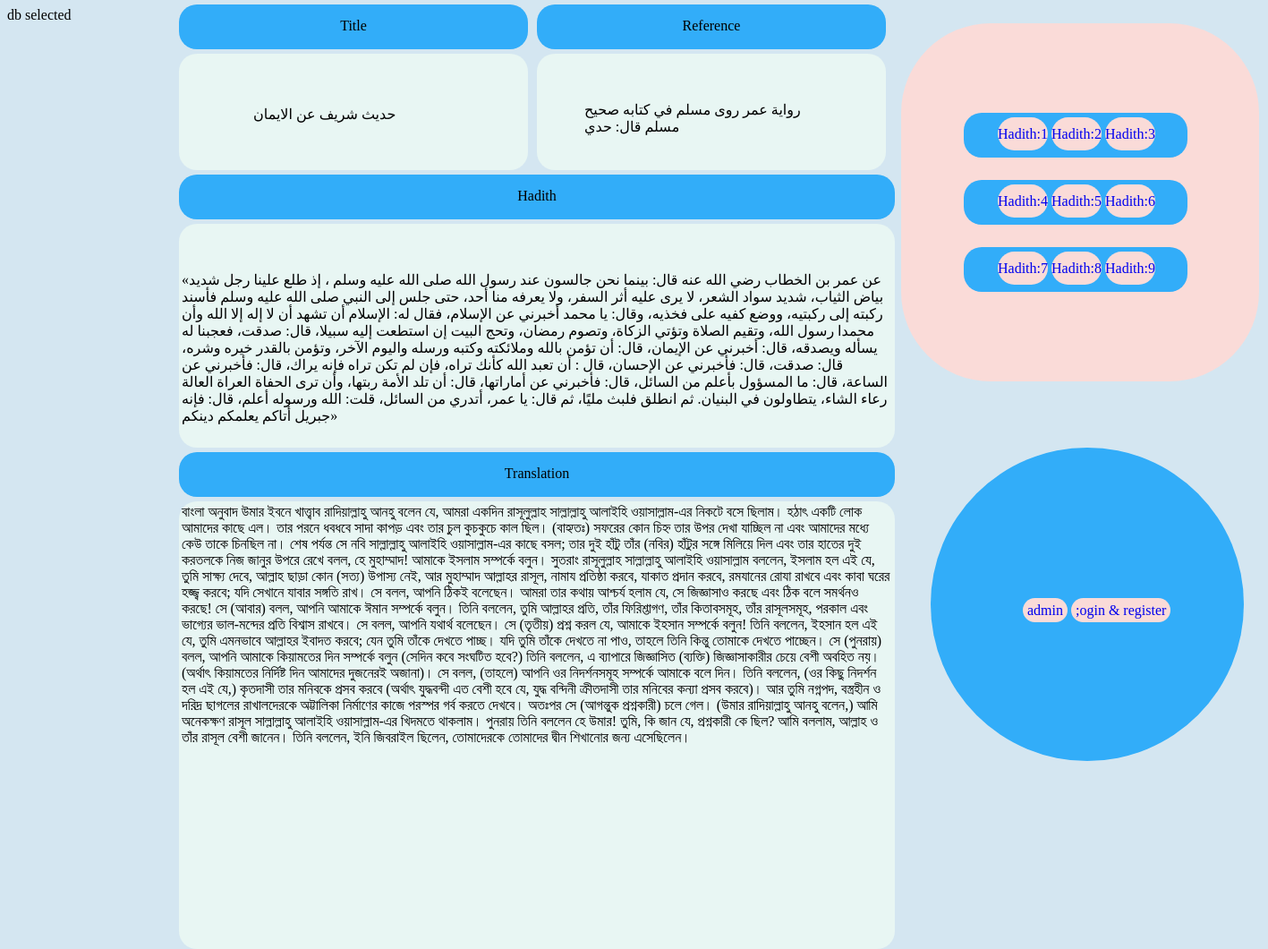
The page / on the database its author committed.
### tables this page shows
CREATE TABLE `tbl_hadith` (
  `id` int(2) NOT NULL,
  `title` varchar(50) NOT NULL,
  `hadith` varchar(5000) NOT NULL,
  `reference` varchar(50) NOT NULL,
  `translation` varchar(5000) NOT NULL
);

### db_con.php (called while the page is built, shortened)
<?php
$host_name='localhost';
$user_name='root';
$password='';
$db_name='hadith';
   $connection=mysqli_connect($host_name,$user_name,$password);
   if ($connection) {
   		$db_select=mysqli_select_db($connection,$db_name);
   }else{
   		die('database connection fail'.mysqli_error($connection));
   }
?>

### index.php (the view, shortened to what this page needs)
<?php
    function view_prayer_time(){
 		require'db_con.php';
 		$sql= 'SELECT * FROM tbl_hadith WHERE id = 3';
 		if (mysqli_query($connection,$sql)) {
 			$resource_id=mysqli_query($connection,$sql);
 			return $resource_id;
 		}else{
 			die('Query problem'.mysqli_error($connection));
 		}
 }
 $result=view_prayer_time();
 ?>
			<form action="" method="post">
<div class="photo">
	<table>
		<tr>
			<td>
								<div class="frame">
		<table>
			<tr>
				<td><a href="hadith_1.php" class="link"> Hadith:1</a></td>
				<td><a href="hadith_2.php" class="link"> Hadith:2</a></td>
				<td><a href="hadith_3.php" class="link"> Hadith:3</a></td>
			</tr>
		</table>
	</div>
<div class="frame2">
		<table>
			<tr>
				<td><a href="hadith_1.php" class="link2"> Hadith:4</a></td>
				<td><a href="hadith_2.php" class="link2"> Hadith:5</a></td>
				<td><a href="hadith_3.php" class="link2"> Hadith:6</a></td>
			</tr>
		</table>
	</div>
<div class="frame3">
		<table>
			<tr>
				<td><a href="hadith_1.php" class="link3"> Hadith:7</a></td>
				<td><a href="hadith_2.php" class="link3"> Hadith:8</a></td>
				<td><a href="hadith_3.php" class="link3"> Hadith:9</a></td>
			</tr>
		</table>
	</div>
			</td>
		</tr>
	</table>
</div>
<div class="lgn">
		<table>
			<tr>
				<td><a href="lgs.php" class="pnl" target="_blank"> admin</a></td>
				<td><a href="reg.php" class="pnl" target="_blank">;ogin & register</a></td>
			</tr>
		</table>
	</div>
		<div class="header3">
		</div>
			<div class="box_one">
				<table>
			<?php while ($view=mysqli_fetch_assoc($result)){?>
				<tr>
							<td><?php echo $view['title'];   ?></td>
			</tr>
		</table>
	</div>
	<div class="header2">
		</div>
	<div class="box_two">
		<table>
			<tr>
				<td><?php echo $view['hadith'];   ?></td>
			</tr>
		</table>
	</div>
	<div class="header1">
		</div>
	<div class="box_three">
		<table>
			<tr>
				<td><?php echo $view['reference']; ?></td>
			</tr>
		</table>
	</div>
		<div class="header">
		</div>
	<div class="box_four">
		<table>
			<tr>
				<td><?php echo $view['translation']; ?></td>
				<?php }?>
			</tr>
		</table>
	</div>
	</form>
  <!DOCTYPE html>
	<html>
		<head>
		<link rel="stylesheet" type="text/css" href="hdth.css">
		</head>
		<body>
		</body>
		</html>

### hdth.css (style rules this page uses)
body { background-color: #D4E6F1; width: 1000px; height: 1000px; }
.photo { width: 400px; height:400; border-radius: 100px; background-color:#FADBD8; font-size: 16px; position: relative; left: 999px; top: 0px; animation: emg; animation-duration: 200s; }
.lgn { width: 350px; height:350; border-radius: 175px; background-color: #32ADF9 ; position: absolute; //position: relative; left: 1040px; top: 500px; animation: emg; animation-duration: 200s; text-align: center; font-size: 16px; cursor: pointer; }
.pnl { width: 100px; height:50; text-decoration: none; border-radius: 20px; background-color:#FADBD8; padding: 5px 5px; font-size: 16px; cursor: pointer; position: relative; left: 100px; top: 170px }
.link { width: 80px; height:25; text-decoration: none; border-radius: 20px; background-color:#FADBD8; padding: 10px 0px; font-size: 16px; cursor: pointer; position: relative; left: 35px; top: 12px }
.frame { width: 250px; height:50; border-radius: 20px; background-color: #32ADF9 ; position: absolute; //position: relative; left: 70px; top: 100px; text-align: center; font-size: 16px; cursor: pointer; }
.link2 { width: 80px; height:25; text-decoration: none; border-radius: 20px; background-color:#FADBD8; padding: 10px 0px; font-size: 16px; cursor: pointer; position: relative; left: 35px; top: 12px; }
.frame2 { width: 250px; height:50; border-radius: 20px; background-color: #32ADF9 ; position: absolute; //position: relative; left: 70px; top: 175px; text-align: center; font-size: 16px; cursor: pointer; }
.link3 { width: 80px; height:25; text-decoration: none; border-radius: 20px; background-color:#FADBD8; padding: 10px 0px; font-size: 16px; cursor: pointer; position: relative; left: 35px; top: 12px; }
.frame3 { width: 250px; height:50; border-radius: 20px; background-color: #32ADF9 ; position: absolute; //position: relative; left: 70px; top: 250px; text-align: center; font-size: 16px; cursor: pointer; }
.header3 { width: 390px; height:20; border-radius: 20px; background-color: #32ADF9 ; position: absolute; //position: relative; left: 200px; top: 5px; padding: 15px 0px; text-align: center; //display: inline-block; font-size: 16px; cursor: pointer; text-decoration: none; }
.box_one { width: 230px; height:20; border-radius: 20px; background-color: #E8F6F3 ; position: absolute; //position: relative; left: 200px; top: 60px; padding: 55px 80px; text-align: center; //display: inline-block; font-size: 16px; cursor: pointer; text-decoration: none; }
.header2 { width: 800px; height:20; border-radius: 20px; background-color: #32ADF9 ; position: absolute; //position: relative; left: 200px; top: 195px; padding: 15px 0px; text-align: center; //display: inline-block; font-size: 16px; cursor: pointer; text-decoration: none; }
.box_two { width: 800px; height: 150px; background-color: #E8F6F3 ; border-radius: 20px; position: absolute; //position: relative; left: 200px; top: 250px; text=align:center; padding: 50px 0px; font-size: 16px; cursor: pointer; text-decoration: none; }
.header1 { width: 390px; height:20; border-radius: 20px; background-color: #32ADF9 ; position: absolute; //position: relative; left: 600px; top: 5px; padding: 15px 0px; text-align: center; //display: inline-block; font-size: 16px; cursor: pointer; text-decoration: none; }
.box_three { width: 290px; height: 30px; background-color: #E8F6F3 ; border-radius: 20px; position: absolute; //position: relative; left: 600px; top: 60px; text=align:center; padding: 50px 50px; font-size: 16px; cursor: pointer; text-decoration: none; }
.header { width: 800px; height:20; border-radius: 20px; background-color: #32ADF9 ; position: absolute; //position: relative; left: 200px; top:505px; padding: 15px 0px; text-align: center; //display: inline-block; font-size: 16px; cursor: pointer; text-decoration: none; }
.box_four { width: 800px; height: 500px; background-color: #E8F6F3 ; border-radius: 20px; position: absolute; //position: relative; left: 200px; top: 560px; animation: cycle; animation-duration: 20s; }

### rows shown on the page
tbl_hadith: title "حديث شريف عن الايمان", hadith "«عن عمر بن الخطاب رضي الله عنه قال: بينما نحن جالسون عند رسول الله صلى الله عليه وسلم ، إذ طلع علينا رجل شديد بياض الثياب، شديد سواد الشعر، لا يرى عليه أثر السفر، ولا يعرفه منا أحد، حتى جلس إلى النبي صلى الله عليه وسلم فأسند ركبته إلى ركبتيه، ووضع كفيه على فخذيه، وقال: يا محمد أخبرني عن الإسلام، فقال له: الإسلام أن تشهد أن لا إله إلا الله وأن محمدا رسول الله، وتقيم الصلاة وتؤتي الزكاة، وتصوم رمضان، وتحج البيت إن استطعت إليه سبيلا، قال: صدقت، فعجبنا له يسأله ويصدقه، قال: أخبرني عن الإيمان، قال: أن تؤمن بالله وملائكته وكتبه ورسله واليوم الآخر، وتؤمن بالقدر خيره وشره، قال: صدقت، قال: فأخبرني عن الإحسان، قال : أن تعبد الله كأنك تراه، فإن لم تكن تراه فإنه يراك، قال: فأخبرني عن الساعة، قال: ما…", reference "رواية عمر روى مسلم في كتابه صحيح مسلم قال: حدي", translation "বাংলা অনুবাদ উমার ইবনে খাত্ত্বাব রাদিয়াল্লাহু আনহু বলেন যে, আমরা একদিন রাসূলুল্লাহ সাল্লাল্লাহু আলাইহি ওয়াসাল্লাম-এর নিকটে বসে ছিলাম। হঠাৎ একটি লোক আমাদের কাছে এল। তার পরনে ধবধবে সাদা কাপড় এবং তার চুল কুচকুচে কাল ছিল। (বাহ্যতঃ) সফরের কোন চিহ্ন তার উপর দেখা যাচ্ছিল না এবং আমাদের মধ্যে কেউ তাকে চিনছিল না। শেষ পর্যন্ত সে নবি সাল্লাল্লাহু আলাইহি ওয়াসাল্লাম-এর কাছে বসল; তার দুই হাঁটু তাঁর (নবির) হাঁটুর সঙ্গে মিলিয়ে দিল এবং তার হাতের দুই করতলকে নিজ জানুর উপরে রেখে বলল, হে মুহাম্মাদ! আমাকে ইসলাম সম্পর্কে বলুন। সুতরাং রাসূলুল্লাহ সাল্লাল্লাহু আলাইহি ওয়াসাল্লাম বললেন, ইসলাম হল এই যে, তুমি সাক্ষ্য দেবে, আল্লাহ ছাড়া কোন (সত্য) উপাস্য নেই, আর মুহাম্মাদ আল্লাহর রাসূল, নামায প্রতিষ্ঠা করবে, যাকাত প্রদান…"
